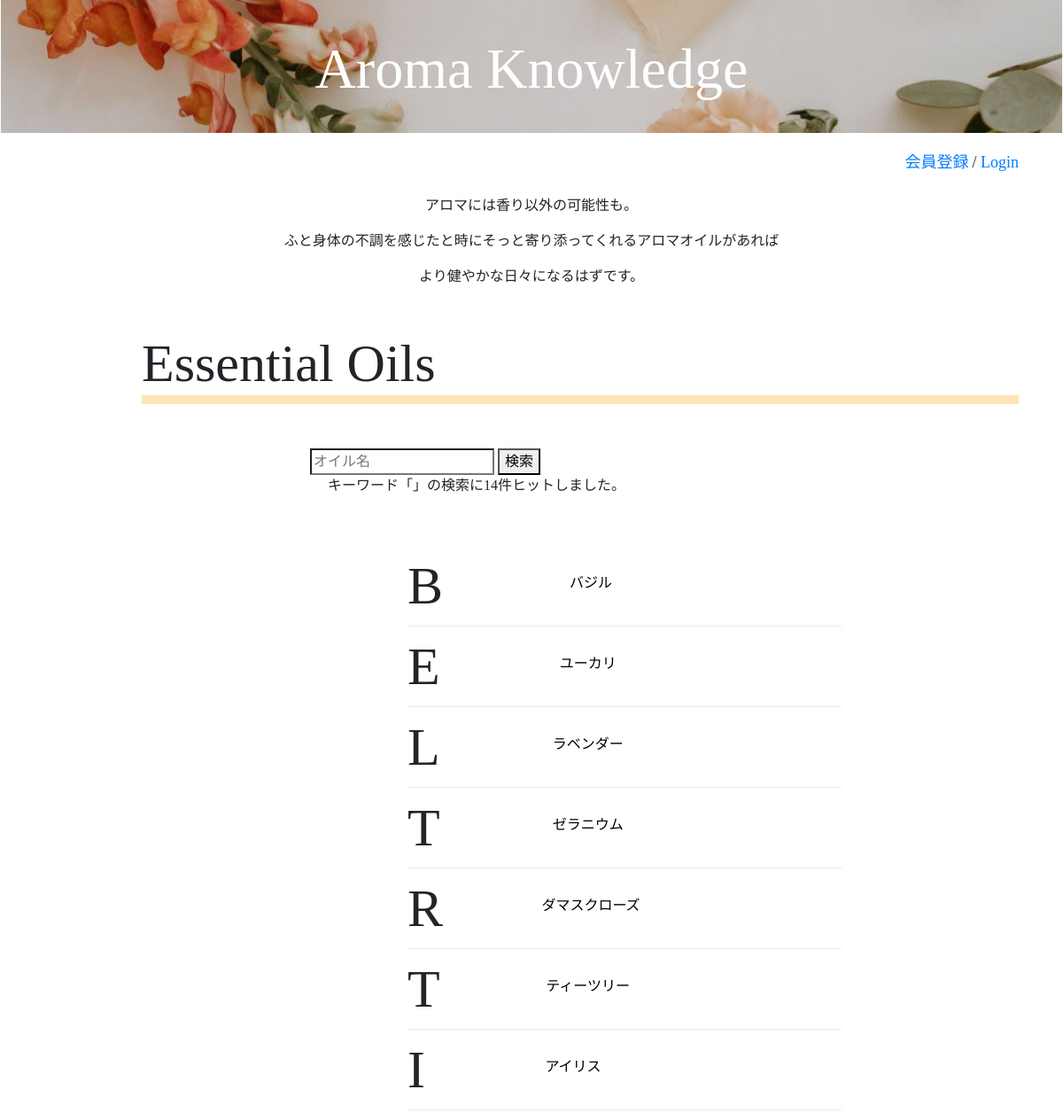
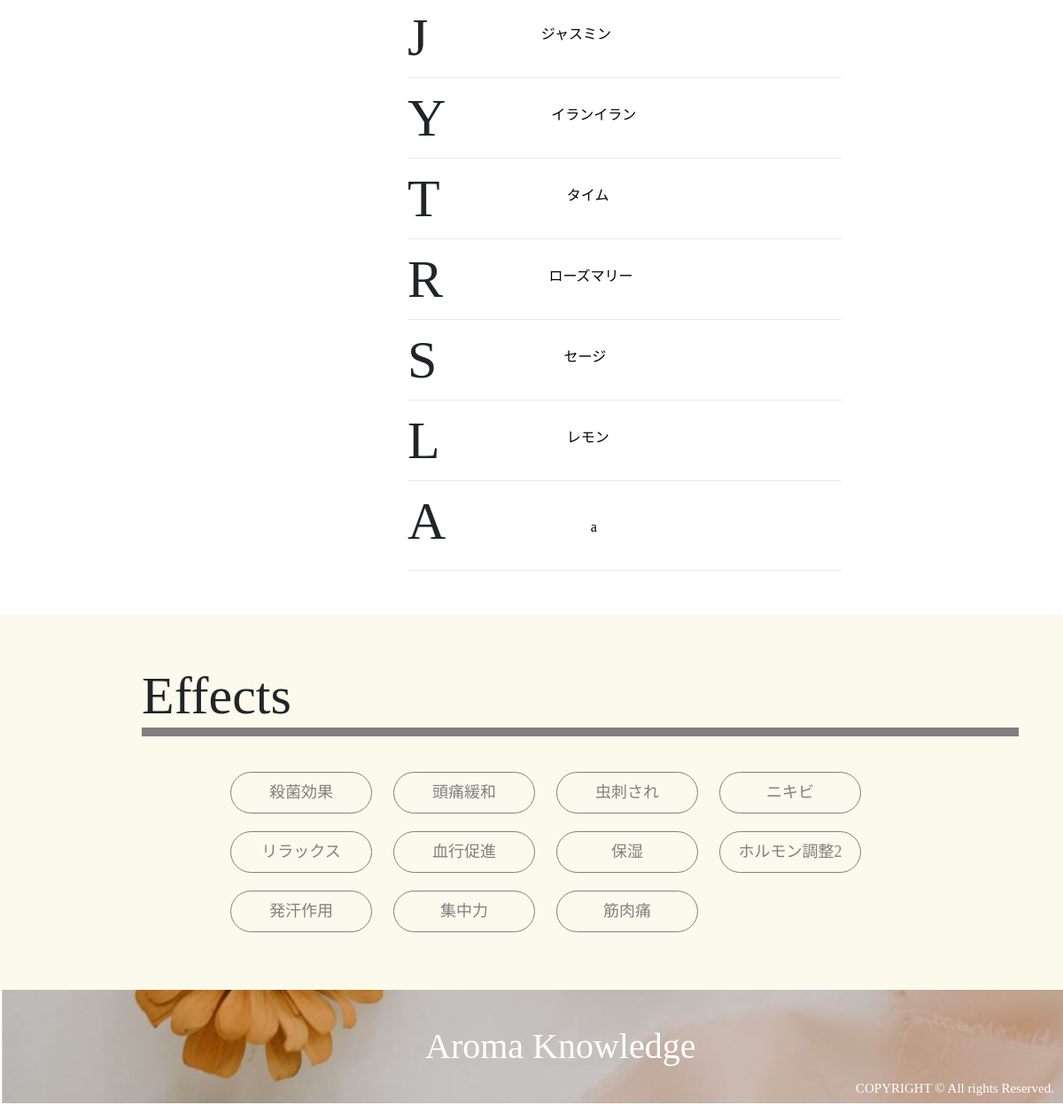
The page /search_oils.php on the database its author committed (2 pictures, top to bottom).
### tables this page shows
CREATE TABLE `essential_oils` (
  `id` int(11) NOT NULL AUTO_INCREMENT,
  `name` varchar(255) NOT NULL,
  `scientific_name` varchar(255) NOT NULL,
  `plant_name` varchar(255) NOT NULL,
  `extraction` varchar(255) NOT NULL,
  `aroma` varchar(255) NOT NULL,
  `caution` varchar(255) NOT NULL,
  `english_name` varchar(255) NOT NULL,
  `user_id` int(11) NOT NULL,
  `image` varchar(255) NOT NULL,
  `created_at` timestamp NOT NULL DEFAULT CURRENT_TIMESTAMP,
  PRIMARY KEY (`id`),
  UNIQUE KEY `name` (`name`),
  KEY `user_id` (`user_id`),
  CONSTRAINT `essential_oils_ibfk_1` FOREIGN KEY (`user_id`) REFERENCES `users` (`id`) ON DELETE CASCADE ON UPDATE CASCADE
);

CREATE TABLE `effects` (
  `id` int(11) NOT NULL AUTO_INCREMENT,
  `effect` varchar(255) NOT NULL,
  `content` varchar(255) NOT NULL,
  `caution` varchar(255) NOT NULL,
  `user_id` int(11) NOT NULL,
  `created_at` timestamp NOT NULL DEFAULT CURRENT_TIMESTAMP,
  PRIMARY KEY (`id`),
  UNIQUE KEY `effect` (`effect`),
  KEY `user_id` (`user_id`),
  CONSTRAINT `effects_ibfk_1` FOREIGN KEY (`user_id`) REFERENCES `users` (`id`) ON DELETE CASCADE ON UPDATE CASCADE
);

### DAOs/OilDAO.php (called while the page is built, shortened)
<?php
    class OilDAO extends DAO{
        public static function search($keyword){
             try{
                $pdo = self::get_connection();
                $stmt = $pdo->prepare('SELECT * FROM essential_oils WHERE name LIKE :name');
                $stmt->bindValue(':name', '%' . $keyword . '%', PDO::PARAM_STR);
                $stmt->execute();
                $stmt->setFetchMode(PDO::FETCH_CLASS|PDO::FETCH_PROPS_LATE, 'Oil');
                $oils = $stmt->fetchAll();
            }catch(PDOException $e){
            }finally{
                self::close_connection($pdo, $stmt);
            }
            return $oils;
        }
    }

### DAOs/EffectDAO.php (called while the page is built, shortened)
<?php
    class EffectDAO extends DAO{
        public static function get_all_effects(){
            try{
                $pdo = self::get_connection();
                $stmt = $pdo->query('SELECT * FROM effects');
                $stmt->setFetchMode(PDO::FETCH_CLASS|PDO::FETCH_PROPS_LATE, 'Effect');
                $effects = $stmt->fetchAll();
            }catch(PDOException $e){
                }finally{
                    self::close_connection($pdo, $stmt);
                }
                return $effects;
        }
    }

### views/index_view.php (the view, shortened to what this page needs)
<!DOCTYPE html>
<html lang="ja">
    <head>
        <link rel="stylesheet" href="https://stackpath.bootstrapcdn.com/bootstrap/4.3.1/css/bootstrap.min.css">
        <link rel="stylesheet" href="css/style.css">
        <link rel="stylesheet" href="css/style2.css">
    </head>
    <body>
        <div class="header" style="background-image:url(images/top1.jpg)">
            <h1><a href="index.php">Aroma Knowledge</h1></a>
        </div>
        <div class="main">
            <span><a href="user_register.php">会員登録</a></span>
            <span> / </span>
            <span><a href="login.php">Login</a></span>
        </div>
        <div class="toptext">
            <p>アロマには香り以外の可能性も。</p>
            <p>ふと身体の不調を感じたと時にそっと寄り添ってくれるアロマオイルがあれば</p>
            <p>より健やかな日々になるはずです。</p>
        </div>
        <div class="essential_oils">
            <h2 class="title">Essential Oils</h2>
            <form class="SearchOil" action="search_oils.php">
                <input type="search" name="keyword" placeholder="オイル名">
                <button type="submit">検索</button>
                <?php if($flash_message_ForOil !== null): ?>
                <br>
                <p2><?= $flash_message_ForOil ?></p2>
                <?php endif; ?>
            </form>
            <div class="EoilContent2">
                <?php $pre_letter = ''; ?>
                <?php $count = 1; ?>
                <?php foreach($oils as $oil): ?>
                    <?php $letter = strtoupper(substr($oil->english_name, 0,1)); ?>
                    <?php if($letter !== $pre_letter): ?>
                        <?php if($count !== 1): ?>
                        </div>
                    </div>
                            <?php $count = 1; ?>
                        <?php endif; ?>
                    <div class="oil">
                        <p1><?= $letter ?></p1>
                        <div class="oil_elements">
                    <?php endif; ?>
                    <?php $pre_letter = $letter; ?>
                    <?php $count++; ?>
                    <div class="oilset">
                        <a href="oil_detail.php?id=<?= $oil->id ?>"><img src="<?= 'upload/' . $oil->image?>"  class="OilPic" alt="Oil"></a>
                        <a href="oil_detail.php?id=<?= $oil->id ?>" class="OilName"><?= $oil->name ?></a>
                    </div>
                <?php endforeach; ?>
                </div>
            </div>
        </div>
        </div>
        <div class="wrapper">
            <div class="effects">
                <h2 class="title">Effects</h2>
                <div class="EffectContent">
                    <?php foreach($effects as $effect): ?>
                        <a href="effect_detail.php?id=<?= $effect->id ?>" class="EffectBtn"><?= $effect->effect ?></a>
                    <?php endforeach; ?>
                </div>
            </div>
        </div>
        <div class="footer" style="background-image:url(images/footer.jpg)">
            <h1 class="logo">Aroma Knowledge</h1>
            <p class="copylight">COPYRIGHT © All rights Reserved.</p>
        </div>
    </body>
</html>

### css/style.css (style rules this page uses)
body { font-family: 'Times New Roman', '游ゴシック', 'Meiryo UI'; }
.header { text-align: center; background: url(images/top1.jpg); background-size: cover; width: 100%; }
.header h1 { color: white; font-family: Times New Roman; margin: auto; }
.header a { text-decoration: none; color: white; }
form { margin: 50px; }
.EffectBtn { width: 160px; margin: 10px; display: inline-block; padding: 0.5em 1em; text-decoration: none; border: solid 1px gray; border-radius: 25px; transition: .4s; }
@media screen and (min-width :769px) { .header { height: 150px; } }
@media screen and (min-width :769px) { .header h1 { padding: 40px; font-size: 4.0rem; } }
@media screen and (min-width :769px) { .main { height: 50px; margin: 20px 50px; float: right; } }
@media screen and (min-width :769px) { .main span { font-size: 18px; } }
@media screen and (min-width :769px) { .toptext { margin-left: auto; margin-right: auto; width: 700px; padding-top: 20px; } }
@media screen and (min-width :769px) { .toptext p { text-align: center; font-family: "游ゴシック"; } }
@media screen and (min-width :769px) { .essential_oils, .effects, .other, .relations, .SearchOil { margin: 50px 50px; clear: right; } }
@media screen and (min-width :769px) { .title { margin-left: 10%; font-size: 60px; border-bottom: solid 10px moccasin; } }
@media screen and (min-width :769px) { .SearchOil { height: 60px; margin-left: 300px; } }
@media screen and (min-width :769px) { .SearchOil p2 { margin-left: 20px; } }
@media screen and (min-width :769px) { .EoilContent, .EoilContent2 { margin-left: 200px; margin-right: 200px; margin-bottom: 25px; } }
@media screen and (min-width :769px) { .oil { display: flex; margin-left: 30%; border-bottom: solid 1px #cccccc6b; } }
@media screen and (min-width :769px) { .oil p1 { text-align: center; font-size: 60px; clear: left; } }
@media screen and (min-width :769px) { .OilName { text-decoration: none; color: black; text-align: center; display: block; margin-left: 47px; width: 200px; position: absolute; z-index: 1; margin-top: -60px; } }
@media screen and (min-width :769px) { .wrapper { background: #ece08829; padding-top: 5px; padding-bottom: 5px; } }
@media screen and (min-width :769px) { .effects .title { border-bottom: solid 10px gray; } }
@media screen and (min-width :769px) { .EffectContent { margin-left: 200px; margin-top: 30px; } }
@media screen and (min-width :769px) { .EffectContent a { color: gray; text-align: center; font-size: 18px; text-decoration: none; } }
@media screen and (min-width :769px) { .footer { background: url(images/footer.jpg); background-size: cover; bottom: 0; width: 100%; } }
@media screen and (min-width :769px) { .logo { display: inline-block; margin-left: 40%; margin-top: 40px; color: white; margin-bottom: 40px; } }
@media screen and (min-width :769px) { .copylight { display: inline-block; font-size: 15px; float: right; bottom: 0; margin-right: 10px; margin-top: 100px; color: white; } }

### css/style2.css (style rules this page uses)
body { font-family: 'Times New Roman', '游ゴシック', 'Meiryo UI'; }
.oil_elements { display: flex; flex-flow: wrap; margin-left: 20px; }
.oilset { width: 50%; }

### rows shown on the page
essential_oils: english_name "B", name "バジル"
essential_oils: english_name "E", name "ユーカリ"
essential_oils: english_name "L", name "ラベンダー"
essential_oils: english_name "T", name "ゼラニウム"
essential_oils: english_name "R", name "ダマスクローズ"
essential_oils: english_name "T", name "ティーツリー"
essential_oils: english_name "I", name "アイリス"
essential_oils: english_name "J", name "ジャスミン"
essential_oils: english_name "Y", name "イランイラン"
essential_oils: english_name "T", name "タイム"
essential_oils: english_name "R", name "ローズマリー"
essential_oils: english_name "S", name "セージ"
essential_oils: english_name "L", name "レモン"
essential_oils: english_name "A", name "a"
effects: effect "殺菌効果"
effects: effect "頭痛緩和"
effects: effect "虫刺され"
effects: effect "ニキビ"
effects: effect "リラックス"
effects: effect "血行促進"
effects: effect "保湿"
effects: effect "ホルモン調整2"
effects: effect "発汗作用"
effects: effect "集中力"
effects: effect "筋肉痛"

### other values the page prints
$flash_message_ForOil "キーワード「」の検索に14件ヒットしました。"
